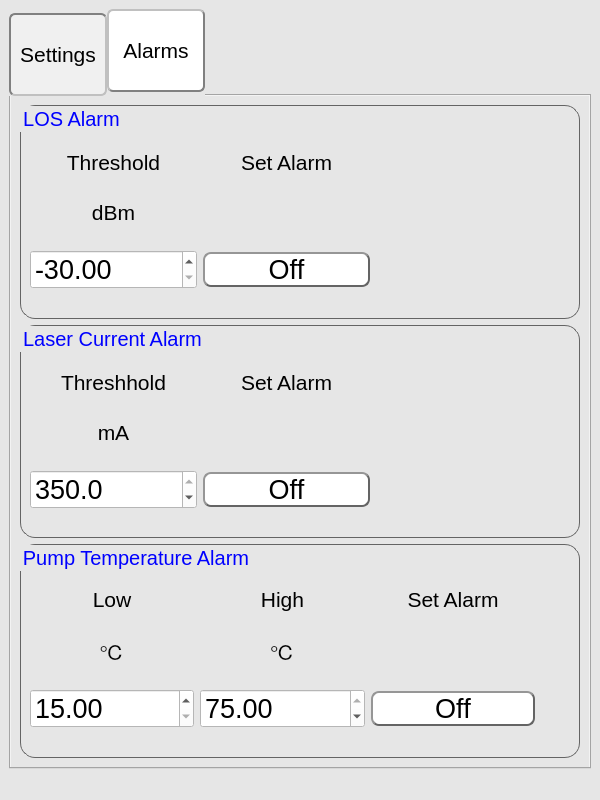
<?xml version="1.0" encoding="UTF-8"?>
<ui version="4.0">
 <class>MainWindow</class>
 <widget class="QMainWindow" name="MainWindow">
  <property name="geometry">
   <rect>
    <x>0</x>
    <y>0</y>
    <width>600</width>
    <height>800</height>
   </rect>
  </property>
  <property name="windowTitle">
   <string>MainWindow</string>
  </property>
  <property name="styleSheet">
   <string notr="true">background-color: rgb(230, 230, 230);</string>
  </property>
  <widget class="QWidget" name="centralwidget">
   <layout class="QVBoxLayout" name="verticalLayout">
    <item>
     <widget class="QTabWidget" name="tabWidget">
      <property name="font">
       <font>
        <pointsize>16</pointsize>
       </font>
      </property>
      <property name="styleSheet">
       <string notr="true">QTabBar{
	background-color: rgb(230, 230, 230);
}

QTabBar:tab {
	background-color: rgb(240, 240, 240);
    border: 2px;
	border-style: inset;
	border-color: grey;
    border-radius: 6px;
    padding: 2px;
	height: 75px;
	width: 90px;
}

QTabBar::tab:hover {
	background-color: rgb(225, 240, 255);
}


QTabBar::tab:selected {
	background-color: rgb(255, 255, 255);
    border-style: outset;
}

QTabBar::tab:!selected {
    margin-top: 4px; /* make non-selected tabs look smaller */
}</string>
      </property>
      <property name="currentIndex">
       <number>1</number>
      </property>
      <widget class="QWidget" name="tab">
       <attribute name="title">
        <string>Settings</string>
       </attribute>
       <layout class="QGridLayout" name="gridLayout_2">
        <item row="1" column="0">
         <widget class="QGroupBox" name="groupBox_2">
          <property name="styleSheet">
           <string notr="true">QGroupBox{
border-color: rgb(100, 100, 100);
border-width: 1px;        
border-style: solid;
border-radius: 15px;
font: 16pt;
}

QGroupBox:title{
color: rgb(0, 0, 255);
}

</string>
          </property>
          <property name="title">
           <string>Monitor</string>
          </property>
          <layout class="QGridLayout" name="gridLayout">
           <property name="topMargin">
            <number>25</number>
           </property>
           <property name="horizontalSpacing">
            <number>18</number>
           </property>
           <item row="0" column="0">
            <widget class="QLabel" name="label_6">
             <property name="font">
              <font>
               <pointsize>16</pointsize>
              </font>
             </property>
             <property name="text">
              <string>Output Power</string>
             </property>
            </widget>
           </item>
           <item row="0" column="1">
            <widget class="QLabel" name="pwr_out">
             <property name="font">
              <font>
               <pointsize>16</pointsize>
              </font>
             </property>
             <property name="text">
              <string>0</string>
             </property>
             <property name="alignment">
              <set>Qt::AlignRight|Qt::AlignTrailing|Qt::AlignVCenter</set>
             </property>
            </widget>
           </item>
           <item row="0" column="2">
            <widget class="QLabel" name="label_11">
             <property name="font">
              <font>
               <pointsize>16</pointsize>
              </font>
             </property>
             <property name="text">
              <string>dBm</string>
             </property>
            </widget>
           </item>
           <item row="1" column="0">
            <widget class="QLabel" name="label_5">
             <property name="font">
              <font>
               <pointsize>16</pointsize>
              </font>
             </property>
             <property name="text">
              <string>Laser Drive Current</string>
             </property>
            </widget>
           </item>
           <item row="1" column="1">
            <widget class="QLabel" name="laser_current">
             <property name="font">
              <font>
               <pointsize>16</pointsize>
              </font>
             </property>
             <property name="text">
              <string>0</string>
             </property>
             <property name="alignment">
              <set>Qt::AlignRight|Qt::AlignTrailing|Qt::AlignVCenter</set>
             </property>
            </widget>
           </item>
           <item row="1" column="2">
            <widget class="QLabel" name="label_21">
             <property name="font">
              <font>
               <pointsize>16</pointsize>
              </font>
             </property>
             <property name="text">
              <string>mA</string>
             </property>
            </widget>
           </item>
           <item row="2" column="0">
            <widget class="QLabel" name="label_7">
             <property name="font">
              <font>
               <pointsize>16</pointsize>
              </font>
             </property>
             <property name="text">
              <string>Pump Current</string>
             </property>
            </widget>
           </item>
           <item row="2" column="1">
            <widget class="QLabel" name="pump_current">
             <property name="font">
              <font>
               <pointsize>16</pointsize>
              </font>
             </property>
             <property name="text">
              <string>0</string>
             </property>
             <property name="alignment">
              <set>Qt::AlignRight|Qt::AlignTrailing|Qt::AlignVCenter</set>
             </property>
            </widget>
           </item>
           <item row="2" column="2">
            <widget class="QLabel" name="label_22">
             <property name="font">
              <font>
               <pointsize>16</pointsize>
              </font>
             </property>
             <property name="text">
              <string>mA</string>
             </property>
            </widget>
           </item>
           <item row="3" column="0">
            <widget class="QLabel" name="label_8">
             <property name="font">
              <font>
               <pointsize>16</pointsize>
              </font>
             </property>
             <property name="text">
              <string>Pump Temperature</string>
             </property>
            </widget>
           </item>
           <item row="3" column="1">
            <widget class="QLabel" name="pump_temp">
             <property name="font">
              <font>
               <pointsize>16</pointsize>
              </font>
             </property>
             <property name="text">
              <string>0</string>
             </property>
             <property name="alignment">
              <set>Qt::AlignRight|Qt::AlignTrailing|Qt::AlignVCenter</set>
             </property>
            </widget>
           </item>
           <item row="3" column="2">
            <widget class="QLabel" name="label_23">
             <property name="font">
              <font>
               <pointsize>16</pointsize>
              </font>
             </property>
             <property name="text">
              <string>&lt;span&gt;&amp;#8451;&lt;span&gt;</string>
             </property>
            </widget>
           </item>
           <item row="4" column="0">
            <widget class="QLabel" name="label_9">
             <property name="font">
              <font>
               <pointsize>16</pointsize>
              </font>
             </property>
             <property name="text">
              <string>Case Temperature</string>
             </property>
            </widget>
           </item>
           <item row="4" column="1">
            <widget class="QLabel" name="case_temp">
             <property name="font">
              <font>
               <pointsize>16</pointsize>
              </font>
             </property>
             <property name="text">
              <string>0</string>
             </property>
             <property name="alignment">
              <set>Qt::AlignRight|Qt::AlignTrailing|Qt::AlignVCenter</set>
             </property>
            </widget>
           </item>
           <item row="4" column="2">
            <widget class="QLabel" name="label_24">
             <property name="font">
              <font>
               <pointsize>16</pointsize>
              </font>
             </property>
             <property name="text">
              <string>&lt;span&gt;&amp;#8451;&lt;span&gt;</string>
             </property>
            </widget>
           </item>
          </layout>
         </widget>
        </item>
        <item row="0" column="0">
         <widget class="QGroupBox" name="groupBox">
          <property name="font">
           <font>
            <pointsize>16</pointsize>
           </font>
          </property>
          <property name="styleSheet">
           <string notr="true">QGroupBox{
border-color: rgb(100, 100, 100);
border-width: 1px;        
border-style: solid;
border-radius: 15px;
font: 16pt;
}

QGroupBox:title{
color: rgb(0, 0, 255);
}

</string>
          </property>
          <property name="title">
           <string>Settings</string>
          </property>
          <layout class="QGridLayout" name="gridLayout_3">
           <property name="horizontalSpacing">
            <number>18</number>
           </property>
           <item row="2" column="1">
            <widget class="QRadioButton" name="LOS_off">
             <property name="font">
              <font>
               <pointsize>16</pointsize>
              </font>
             </property>
             <property name="text">
              <string>Off</string>
             </property>
             <property name="checked">
              <bool>true</bool>
             </property>
             <property name="autoExclusive">
              <bool>true</bool>
             </property>
             <attribute name="buttonGroup">
              <string notr="true">LOS_buttons</string>
             </attribute>
            </widget>
           </item>
           <item row="2" column="2">
            <widget class="QRadioButton" name="LOS_on">
             <property name="font">
              <font>
               <pointsize>16</pointsize>
              </font>
             </property>
             <property name="text">
              <string>On</string>
             </property>
             <attribute name="buttonGroup">
              <string notr="true">LOS_buttons</string>
             </attribute>
            </widget>
           </item>
           <item row="0" column="1">
            <widget class="QRadioButton" name="APC">
             <property name="font">
              <font>
               <pointsize>16</pointsize>
              </font>
             </property>
             <property name="text">
              <string>APC</string>
             </property>
             <property name="checked">
              <bool>true</bool>
             </property>
             <attribute name="buttonGroup">
              <string notr="true">drive_buttons</string>
             </attribute>
            </widget>
           </item>
           <item row="0" column="0">
            <widget class="QLabel" name="label_3">
             <property name="font">
              <font>
               <pointsize>16</pointsize>
              </font>
             </property>
             <property name="text">
              <string>Drive Mode</string>
             </property>
            </widget>
           </item>
           <item row="0" column="2">
            <widget class="QRadioButton" name="AGC">
             <property name="font">
              <font>
               <pointsize>16</pointsize>
              </font>
             </property>
             <property name="text">
              <string>AGC</string>
             </property>
             <attribute name="buttonGroup">
              <string notr="true">drive_buttons</string>
             </attribute>
            </widget>
           </item>
           <item row="0" column="3">
            <widget class="QRadioButton" name="ACC">
             <property name="font">
              <font>
               <pointsize>16</pointsize>
              </font>
             </property>
             <property name="text">
              <string>ACC</string>
             </property>
             <attribute name="buttonGroup">
              <string notr="true">drive_buttons</string>
             </attribute>
            </widget>
           </item>
           <item row="1" column="0">
            <widget class="QLabel" name="gain_label">
             <property name="sizePolicy">
              <sizepolicy hsizetype="Fixed" vsizetype="Preferred">
               <horstretch>0</horstretch>
               <verstretch>0</verstretch>
              </sizepolicy>
             </property>
             <property name="minimumSize">
              <size>
               <width>167</width>
               <height>0</height>
              </size>
             </property>
             <property name="maximumSize">
              <size>
               <width>167</width>
               <height>16777215</height>
              </size>
             </property>
             <property name="font">
              <font>
               <pointsize>16</pointsize>
              </font>
             </property>
             <property name="text">
              <string>Set Output Power</string>
             </property>
            </widget>
           </item>
           <item row="2" column="0">
            <widget class="QLabel" name="label_4">
             <property name="font">
              <font>
               <pointsize>16</pointsize>
              </font>
             </property>
             <property name="text">
              <string>LOS Mode</string>
             </property>
            </widget>
           </item>
           <item row="1" column="3">
            <widget class="QLabel" name="gain_unit">
             <property name="font">
              <font>
               <pointsize>16</pointsize>
              </font>
             </property>
             <property name="text">
              <string>dBm</string>
             </property>
            </widget>
           </item>
           <item row="1" column="1" colspan="2">
            <widget class="QDoubleSpinBox" name="gain">
             <property name="font">
              <font>
               <pointsize>16</pointsize>
              </font>
             </property>
             <property name="styleSheet">
              <string notr="true">background-color: rgb(255, 255, 255);</string>
             </property>
            </widget>
           </item>
           <item row="2" column="3">
            <widget class="QRadioButton" name="LOS_cp">
             <property name="font">
              <font>
               <pointsize>16</pointsize>
              </font>
             </property>
             <property name="text">
              <string>CP</string>
             </property>
             <attribute name="buttonGroup">
              <string notr="true">LOS_buttons</string>
             </attribute>
            </widget>
           </item>
          </layout>
         </widget>
        </item>
       </layout>
      </widget>
      <widget class="QWidget" name="tab_2">
       <attribute name="title">
        <string>Alarms</string>
       </attribute>
       <layout class="QGridLayout" name="gridLayout_12">
        <item row="1" column="0">
         <widget class="QGroupBox" name="groupBox_7">
          <property name="styleSheet">
           <string notr="true">QGroupBox{
border-color: rgb(100, 100, 100);
border-width: 1px;        
border-style: solid;
border-radius: 15px;
font: 20px;
}
QGroupBox:title{
color: rgb(0, 0, 255);
}</string>
          </property>
          <property name="title">
           <string>Laser Current Alarm</string>
          </property>
          <layout class="QGridLayout" name="gridLayout_5">
           <property name="topMargin">
            <number>25</number>
           </property>
           <item row="0" column="0">
            <widget class="QLabel" name="label_48">
             <property name="sizePolicy">
              <sizepolicy hsizetype="Preferred" vsizetype="Fixed">
               <horstretch>0</horstretch>
               <verstretch>0</verstretch>
              </sizepolicy>
             </property>
             <property name="minimumSize">
              <size>
               <width>0</width>
               <height>0</height>
              </size>
             </property>
             <property name="font">
              <font>
               <pointsize>16</pointsize>
              </font>
             </property>
             <property name="text">
              <string>Threshhold</string>
             </property>
             <property name="alignment">
              <set>Qt::AlignCenter</set>
             </property>
            </widget>
           </item>
           <item row="0" column="1">
            <widget class="QLabel" name="label_50">
             <property name="font">
              <font>
               <pointsize>16</pointsize>
              </font>
             </property>
             <property name="text">
              <string>Set Alarm</string>
             </property>
             <property name="alignment">
              <set>Qt::AlignCenter</set>
             </property>
            </widget>
           </item>
           <item row="0" column="2">
            <spacer name="horizontalSpacer_3">
             <property name="orientation">
              <enum>Qt::Horizontal</enum>
             </property>
             <property name="sizeType">
              <enum>QSizePolicy::Preferred</enum>
             </property>
             <property name="sizeHint" stdset="0">
              <size>
               <width>200</width>
               <height>20</height>
              </size>
             </property>
            </spacer>
           </item>
           <item row="1" column="0">
            <widget class="QLabel" name="label_67">
             <property name="sizePolicy">
              <sizepolicy hsizetype="Preferred" vsizetype="Fixed">
               <horstretch>0</horstretch>
               <verstretch>0</verstretch>
              </sizepolicy>
             </property>
             <property name="minimumSize">
              <size>
               <width>0</width>
               <height>0</height>
              </size>
             </property>
             <property name="font">
              <font>
               <pointsize>16</pointsize>
              </font>
             </property>
             <property name="text">
              <string>mA</string>
             </property>
             <property name="alignment">
              <set>Qt::AlignCenter</set>
             </property>
            </widget>
           </item>
           <item row="2" column="0">
            <widget class="QDoubleSpinBox" name="current_alm_val">
             <property name="sizePolicy">
              <sizepolicy hsizetype="Preferred" vsizetype="Fixed">
               <horstretch>0</horstretch>
               <verstretch>0</verstretch>
              </sizepolicy>
             </property>
             <property name="font">
              <font>
               <pointsize>20</pointsize>
              </font>
             </property>
             <property name="styleSheet">
              <string notr="true">background-color: rgb(255, 255, 255);</string>
             </property>
             <property name="decimals">
              <number>1</number>
             </property>
             <property name="minimum">
              <double>100.000000000000000</double>
             </property>
             <property name="maximum">
              <double>350.000000000000000</double>
             </property>
             <property name="value">
              <double>350.000000000000000</double>
             </property>
            </widget>
           </item>
           <item row="2" column="1">
            <widget class="QPushButton" name="current_alm_set">
             <property name="sizePolicy">
              <sizepolicy hsizetype="Preferred" vsizetype="Fixed">
               <horstretch>0</horstretch>
               <verstretch>0</verstretch>
              </sizepolicy>
             </property>
             <property name="font">
              <font>
               <pointsize>20</pointsize>
              </font>
             </property>
             <property name="styleSheet">
              <string notr="true">QPushButton{
	border-color: rgb(100, 100, 100);
	font: 20pt &quot;MS Shell Dlg 2&quot;;
	border-width: 2px;        
	border-style: outset;
	border-radius: 8px;
	background-color: rgb(255, 255, 255);
}
QPushButton:hover{
	background-color: rgb(225, 240, 255);
}
QPushButton:pressed{
	background-color: rgb(245, 245, 245);
}
</string>
             </property>
             <property name="text">
              <string>Off</string>
             </property>
             <property name="checkable">
              <bool>true</bool>
             </property>
            </widget>
           </item>
          </layout>
         </widget>
        </item>
        <item row="0" column="0">
         <widget class="QGroupBox" name="groupBox_5">
          <property name="styleSheet">
           <string notr="true">QGroupBox{
border-color: rgb(100, 100, 100);
border-width: 1px;        
border-style: solid;
border-radius: 15px;
font: 20px;
}
QGroupBox:title{
color: rgb(0, 0, 255);
}</string>
          </property>
          <property name="title">
           <string>LOS Alarm</string>
          </property>
          <layout class="QGridLayout" name="gridLayout_4">
           <property name="topMargin">
            <number>25</number>
           </property>
           <item row="0" column="0">
            <widget class="QLabel" name="label_12">
             <property name="sizePolicy">
              <sizepolicy hsizetype="Preferred" vsizetype="Fixed">
               <horstretch>0</horstretch>
               <verstretch>0</verstretch>
              </sizepolicy>
             </property>
             <property name="minimumSize">
              <size>
               <width>0</width>
               <height>0</height>
              </size>
             </property>
             <property name="font">
              <font>
               <pointsize>16</pointsize>
              </font>
             </property>
             <property name="text">
              <string>Threshold</string>
             </property>
             <property name="alignment">
              <set>Qt::AlignCenter</set>
             </property>
            </widget>
           </item>
           <item row="0" column="1">
            <widget class="QLabel" name="label_14">
             <property name="font">
              <font>
               <pointsize>16</pointsize>
              </font>
             </property>
             <property name="text">
              <string>Set Alarm</string>
             </property>
             <property name="alignment">
              <set>Qt::AlignCenter</set>
             </property>
            </widget>
           </item>
           <item row="1" column="0">
            <widget class="QLabel" name="label_63">
             <property name="sizePolicy">
              <sizepolicy hsizetype="Preferred" vsizetype="Fixed">
               <horstretch>0</horstretch>
               <verstretch>0</verstretch>
              </sizepolicy>
             </property>
             <property name="minimumSize">
              <size>
               <width>0</width>
               <height>0</height>
              </size>
             </property>
             <property name="font">
              <font>
               <pointsize>16</pointsize>
              </font>
             </property>
             <property name="text">
              <string>dBm</string>
             </property>
             <property name="alignment">
              <set>Qt::AlignCenter</set>
             </property>
            </widget>
           </item>
           <item row="2" column="0">
            <widget class="QDoubleSpinBox" name="LOS_alm_val">
             <property name="sizePolicy">
              <sizepolicy hsizetype="Preferred" vsizetype="Fixed">
               <horstretch>0</horstretch>
               <verstretch>0</verstretch>
              </sizepolicy>
             </property>
             <property name="font">
              <font>
               <pointsize>20</pointsize>
              </font>
             </property>
             <property name="styleSheet">
              <string notr="true">background-color: rgb(255, 255, 255);</string>
             </property>
             <property name="decimals">
              <number>2</number>
             </property>
             <property name="minimum">
              <double>-30.000000000000000</double>
             </property>
             <property name="maximum">
              <double>0.000000000000000</double>
             </property>
             <property name="value">
              <double>-30.000000000000000</double>
             </property>
            </widget>
           </item>
           <item row="2" column="1">
            <widget class="QPushButton" name="LOS_alm_set">
             <property name="sizePolicy">
              <sizepolicy hsizetype="Preferred" vsizetype="Fixed">
               <horstretch>0</horstretch>
               <verstretch>0</verstretch>
              </sizepolicy>
             </property>
             <property name="font">
              <font>
               <pointsize>20</pointsize>
              </font>
             </property>
             <property name="styleSheet">
              <string notr="true">QPushButton{
	border-color: rgb(100, 100, 100);
	font: 20pt &quot;MS Shell Dlg 2&quot;;
	border-width: 2px;        
	border-style: outset;
	border-radius: 8px;
	background-color: rgb(255, 255, 255);
}
QPushButton:hover{
	background-color: rgb(225, 240, 255);
}
QPushButton:pressed{
	background-color: rgb(245, 245, 245);
}
</string>
             </property>
             <property name="text">
              <string>Off</string>
             </property>
             <property name="checkable">
              <bool>true</bool>
             </property>
            </widget>
           </item>
           <item row="0" column="2">
            <spacer name="horizontalSpacer_2">
             <property name="orientation">
              <enum>Qt::Horizontal</enum>
             </property>
             <property name="sizeType">
              <enum>QSizePolicy::Preferred</enum>
             </property>
             <property name="sizeHint" stdset="0">
              <size>
               <width>200</width>
               <height>20</height>
              </size>
             </property>
            </spacer>
           </item>
          </layout>
         </widget>
        </item>
        <item row="2" column="0">
         <widget class="QGroupBox" name="groupBox_9">
          <property name="styleSheet">
           <string notr="true">QGroupBox{
border-color: rgb(100, 100, 100);
border-width: 1px;        
border-style: solid;
border-radius: 15px;
font: 20px;
}
QGroupBox:title{
color: rgb(0, 0, 255);
}</string>
          </property>
          <property name="title">
           <string>Pump Temperature Alarm</string>
          </property>
          <layout class="QGridLayout" name="gridLayout_6">
           <property name="topMargin">
            <number>25</number>
           </property>
           <item row="1" column="0">
            <widget class="QLabel" name="label_71">
             <property name="sizePolicy">
              <sizepolicy hsizetype="Preferred" vsizetype="Fixed">
               <horstretch>0</horstretch>
               <verstretch>0</verstretch>
              </sizepolicy>
             </property>
             <property name="minimumSize">
              <size>
               <width>0</width>
               <height>0</height>
              </size>
             </property>
             <property name="font">
              <font>
               <pointsize>16</pointsize>
              </font>
             </property>
             <property name="text">
              <string>&lt;span&gt;&amp;#8451;&lt;span&gt;</string>
             </property>
             <property name="alignment">
              <set>Qt::AlignCenter</set>
             </property>
            </widget>
           </item>
           <item row="0" column="1">
            <widget class="QLabel" name="label_57">
             <property name="minimumSize">
              <size>
               <width>110</width>
               <height>0</height>
              </size>
             </property>
             <property name="font">
              <font>
               <pointsize>16</pointsize>
              </font>
             </property>
             <property name="text">
              <string>High</string>
             </property>
             <property name="alignment">
              <set>Qt::AlignCenter</set>
             </property>
            </widget>
           </item>
           <item row="2" column="0">
            <widget class="QDoubleSpinBox" name="temp_alm_low">
             <property name="sizePolicy">
              <sizepolicy hsizetype="Preferred" vsizetype="Fixed">
               <horstretch>0</horstretch>
               <verstretch>0</verstretch>
              </sizepolicy>
             </property>
             <property name="font">
              <font>
               <pointsize>20</pointsize>
              </font>
             </property>
             <property name="styleSheet">
              <string notr="true">background-color: rgb(255, 255, 255);</string>
             </property>
             <property name="decimals">
              <number>2</number>
             </property>
             <property name="minimum">
              <double>15.000000000000000</double>
             </property>
             <property name="maximum">
              <double>40.000000000000000</double>
             </property>
             <property name="value">
              <double>15.000000000000000</double>
             </property>
            </widget>
           </item>
           <item row="0" column="0">
            <widget class="QLabel" name="label_56">
             <property name="sizePolicy">
              <sizepolicy hsizetype="Preferred" vsizetype="Fixed">
               <horstretch>0</horstretch>
               <verstretch>0</verstretch>
              </sizepolicy>
             </property>
             <property name="minimumSize">
              <size>
               <width>0</width>
               <height>0</height>
              </size>
             </property>
             <property name="font">
              <font>
               <pointsize>16</pointsize>
              </font>
             </property>
             <property name="text">
              <string>Low</string>
             </property>
             <property name="alignment">
              <set>Qt::AlignCenter</set>
             </property>
            </widget>
           </item>
           <item row="2" column="1">
            <widget class="QDoubleSpinBox" name="temp_alm_high">
             <property name="sizePolicy">
              <sizepolicy hsizetype="Preferred" vsizetype="Fixed">
               <horstretch>0</horstretch>
               <verstretch>0</verstretch>
              </sizepolicy>
             </property>
             <property name="font">
              <font>
               <pointsize>20</pointsize>
              </font>
             </property>
             <property name="styleSheet">
              <string notr="true">background-color: rgb(255, 255, 255);</string>
             </property>
             <property name="decimals">
              <number>2</number>
             </property>
             <property name="minimum">
              <double>40.000000000000000</double>
             </property>
             <property name="maximum">
              <double>75.000000000000000</double>
             </property>
             <property name="value">
              <double>75.000000000000000</double>
             </property>
            </widget>
           </item>
           <item row="1" column="1">
            <widget class="QLabel" name="label_72">
             <property name="font">
              <font>
               <pointsize>16</pointsize>
              </font>
             </property>
             <property name="text">
              <string>&lt;span&gt;&amp;#8451;&lt;span&gt;</string>
             </property>
             <property name="alignment">
              <set>Qt::AlignCenter</set>
             </property>
            </widget>
           </item>
           <item row="2" column="2">
            <widget class="QPushButton" name="temp_alm_set">
             <property name="sizePolicy">
              <sizepolicy hsizetype="Preferred" vsizetype="Fixed">
               <horstretch>0</horstretch>
               <verstretch>0</verstretch>
              </sizepolicy>
             </property>
             <property name="font">
              <font>
               <pointsize>20</pointsize>
              </font>
             </property>
             <property name="styleSheet">
              <string notr="true">QPushButton{
	border-color: rgb(100, 100, 100);
	font: 20pt &quot;MS Shell Dlg 2&quot;;
	border-width: 2px;        
	border-style: outset;
	border-radius: 8px;
	background-color: rgb(255, 255, 255);
}
QPushButton:hover{
	background-color: rgb(225, 240, 255);
}
QPushButton:pressed{
	background-color: rgb(245, 245, 245);
}
</string>
             </property>
             <property name="text">
              <string>Off</string>
             </property>
             <property name="checkable">
              <bool>true</bool>
             </property>
            </widget>
           </item>
           <item row="0" column="2">
            <widget class="QLabel" name="label_58">
             <property name="font">
              <font>
               <pointsize>16</pointsize>
              </font>
             </property>
             <property name="text">
              <string>Set Alarm</string>
             </property>
             <property name="alignment">
              <set>Qt::AlignCenter</set>
             </property>
            </widget>
           </item>
           <item row="0" column="3">
            <spacer name="horizontalSpacer">
             <property name="orientation">
              <enum>Qt::Horizontal</enum>
             </property>
             <property name="sizeType">
              <enum>QSizePolicy::Fixed</enum>
             </property>
             <property name="sizeHint" stdset="0">
              <size>
               <width>35</width>
               <height>20</height>
              </size>
             </property>
            </spacer>
           </item>
          </layout>
         </widget>
        </item>
       </layout>
      </widget>
     </widget>
    </item>
   </layout>
  </widget>
  <widget class="QMenuBar" name="menubar">
   <property name="geometry">
    <rect>
     <x>0</x>
     <y>0</y>
     <width>600</width>
     <height>21</height>
    </rect>
   </property>
  </widget>
  <widget class="QStatusBar" name="statusbar"/>
 </widget>
 <resources/>
 <connections/>
 <buttongroups>
  <buttongroup name="LOS_buttons"/>
  <buttongroup name="drive_buttons"/>
 </buttongroups>
</ui>
